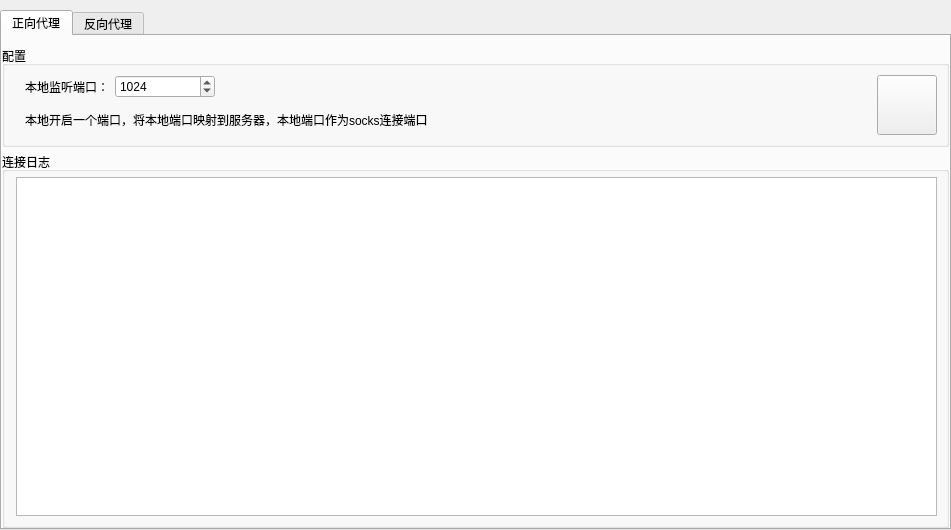
<?xml version="1.0" encoding="UTF-8"?>
<ui version="4.0">
 <class>IntranetProxyTab</class>
 <widget class="QWidget" name="IntranetProxyTab">
  <property name="geometry">
   <rect>
    <x>0</x>
    <y>0</y>
    <width>951</width>
    <height>530</height>
   </rect>
  </property>
  <property name="windowTitle">
   <string>Form</string>
  </property>
  <property name="styleSheet">
   <string notr="true">QPushButton{
	border-image: url(:/webshell/closed.png);
}
QPushButton:checked{
	border-image: url(:/webshell/opened.png);
}
</string>
  </property>
  <layout class="QHBoxLayout" name="horizontalLayout">
   <property name="spacing">
    <number>0</number>
   </property>
   <property name="leftMargin">
    <number>0</number>
   </property>
   <property name="topMargin">
    <number>10</number>
   </property>
   <property name="rightMargin">
    <number>0</number>
   </property>
   <property name="bottomMargin">
    <number>0</number>
   </property>
   <item>
    <widget class="QTabWidget" name="tabWidget">
     <property name="currentIndex">
      <number>0</number>
     </property>
     <widget class="QWidget" name="tab_bind">
      <attribute name="title">
       <string>正向代理</string>
      </attribute>
      <layout class="QVBoxLayout" name="verticalLayout">
       <property name="spacing">
        <number>5</number>
       </property>
       <property name="leftMargin">
        <number>0</number>
       </property>
       <property name="topMargin">
        <number>10</number>
       </property>
       <property name="rightMargin">
        <number>0</number>
       </property>
       <property name="bottomMargin">
        <number>0</number>
       </property>
       <item>
        <widget class="QGroupBox" name="groupBox">
         <property name="styleSheet">
          <string notr="true"/>
         </property>
         <property name="title">
          <string>配置</string>
         </property>
         <layout class="QGridLayout" name="gridLayout">
          <property name="leftMargin">
           <number>20</number>
          </property>
          <item row="0" column="0">
           <widget class="QLabel" name="label">
            <property name="text">
             <string>本地监听端口：</string>
            </property>
           </widget>
          </item>
          <item row="0" column="1">
           <widget class="QSpinBox" name="spinBox_bindHttpPort">
            <property name="minimumSize">
             <size>
              <width>100</width>
              <height>0</height>
             </size>
            </property>
            <property name="minimum">
             <number>1</number>
            </property>
            <property name="maximum">
             <number>65535</number>
            </property>
            <property name="value">
             <number>1024</number>
            </property>
            <property name="displayIntegerBase">
             <number>10</number>
            </property>
           </widget>
          </item>
          <item row="1" column="0" colspan="4">
           <widget class="QLabel" name="label_2">
            <property name="text">
             <string>本地开启一个端口，将本地端口映射到服务器，本地端口作为socks连接端口</string>
            </property>
           </widget>
          </item>
          <item row="0" column="3">
           <spacer name="horizontalSpacer">
            <property name="orientation">
             <enum>Qt::Horizontal</enum>
            </property>
            <property name="sizeHint" stdset="0">
             <size>
              <width>40</width>
              <height>20</height>
             </size>
            </property>
           </spacer>
          </item>
          <item row="0" column="4" rowspan="2">
           <widget class="QPushButton" name="btn_bindHttp">
            <property name="minimumSize">
             <size>
              <width>60</width>
              <height>60</height>
             </size>
            </property>
            <property name="maximumSize">
             <size>
              <width>60</width>
              <height>60</height>
             </size>
            </property>
            <property name="text">
             <string/>
            </property>
            <property name="checkable">
             <bool>true</bool>
            </property>
           </widget>
          </item>
         </layout>
        </widget>
       </item>
       <item>
        <widget class="QGroupBox" name="groupBox_3">
         <property name="title">
          <string>连接日志</string>
         </property>
         <layout class="QHBoxLayout" name="horizontalLayout_2">
          <property name="leftMargin">
           <number>11</number>
          </property>
          <property name="topMargin">
           <number>5</number>
          </property>
          <item>
           <widget class="QTextEdit" name="textEdit_bindLog">
            <property name="minimumSize">
             <size>
              <width>0</width>
              <height>75</height>
             </size>
            </property>
            <property name="readOnly">
             <bool>true</bool>
            </property>
            <property name="html">
             <string>&lt;!DOCTYPE HTML PUBLIC &quot;-//W3C//DTD HTML 4.0//EN&quot; &quot;http://www.w3.org/TR/REC-html40/strict.dtd&quot;&gt;
&lt;html&gt;&lt;head&gt;&lt;meta name=&quot;qrichtext&quot; content=&quot;1&quot; /&gt;&lt;style type=&quot;text/css&quot;&gt;
p, li { white-space: pre-wrap; }
&lt;/style&gt;&lt;/head&gt;&lt;body style=&quot; font-family:'SimSun'; font-size:9pt; font-weight:400; font-style:normal;&quot;&gt;
&lt;p style=&quot;-qt-paragraph-type:empty; margin-top:0px; margin-bottom:0px; margin-left:0px; margin-right:0px; -qt-block-indent:0; text-indent:0px;&quot;&gt;&lt;br /&gt;&lt;/p&gt;&lt;/body&gt;&lt;/html&gt;</string>
            </property>
           </widget>
          </item>
         </layout>
        </widget>
       </item>
      </layout>
     </widget>
     <widget class="QWidget" name="tab_reverse">
      <attribute name="title">
       <string>反向代理</string>
      </attribute>
      <layout class="QVBoxLayout" name="verticalLayout_2">
       <property name="spacing">
        <number>5</number>
       </property>
       <property name="leftMargin">
        <number>0</number>
       </property>
       <property name="topMargin">
        <number>10</number>
       </property>
       <property name="rightMargin">
        <number>0</number>
       </property>
       <property name="bottomMargin">
        <number>0</number>
       </property>
       <item>
        <widget class="QGroupBox" name="groupBox_4">
         <property name="title">
          <string>配置</string>
         </property>
         <layout class="QGridLayout" name="gridLayout_3">
          <item row="0" column="4">
           <spacer name="horizontalSpacer_3">
            <property name="orientation">
             <enum>Qt::Horizontal</enum>
            </property>
            <property name="sizeHint" stdset="0">
             <size>
              <width>40</width>
              <height>20</height>
             </size>
            </property>
           </spacer>
          </item>
          <item row="0" column="2">
           <widget class="QLabel" name="label_6">
            <property name="text">
             <string>VPS端口：</string>
            </property>
           </widget>
          </item>
          <item row="0" column="3">
           <widget class="QSpinBox" name="spinBox_reversePort">
            <property name="minimumSize">
             <size>
              <width>100</width>
              <height>0</height>
             </size>
            </property>
            <property name="minimum">
             <number>1</number>
            </property>
            <property name="maximum">
             <number>65535</number>
            </property>
            <property name="value">
             <number>1024</number>
            </property>
            <property name="displayIntegerBase">
             <number>10</number>
            </property>
           </widget>
          </item>
          <item row="0" column="0">
           <widget class="QLabel" name="label_5">
            <property name="text">
             <string>VPS地址：</string>
            </property>
           </widget>
          </item>
          <item row="0" column="1">
           <widget class="QLineEdit" name="lineEdit_reverseIp"/>
          </item>
          <item row="0" column="5" rowspan="2">
           <widget class="QPushButton" name="btn_reverse">
            <property name="minimumSize">
             <size>
              <width>60</width>
              <height>60</height>
             </size>
            </property>
            <property name="maximumSize">
             <size>
              <width>60</width>
              <height>60</height>
             </size>
            </property>
            <property name="text">
             <string/>
            </property>
            <property name="checkable">
             <bool>true</bool>
            </property>
           </widget>
          </item>
          <item row="1" column="0" colspan="5">
           <widget class="QLabel" name="label_7">
            <property name="text">
             <string>服务器将主动连接VPS的指定端口，构成Socks隧道</string>
            </property>
           </widget>
          </item>
         </layout>
        </widget>
       </item>
       <item>
        <widget class="QGroupBox" name="groupBox_5">
         <property name="title">
          <string>连接日志</string>
         </property>
         <layout class="QVBoxLayout" name="verticalLayout_3">
          <item>
           <widget class="QTextEdit" name="textEdit_reverseLog">
            <property name="readOnly">
             <bool>true</bool>
            </property>
           </widget>
          </item>
         </layout>
        </widget>
       </item>
      </layout>
     </widget>
    </widget>
   </item>
  </layout>
 </widget>
 <resources>
  <include location="../../qrc/img.qrc"/>
 </resources>
 <connections/>
</ui>
